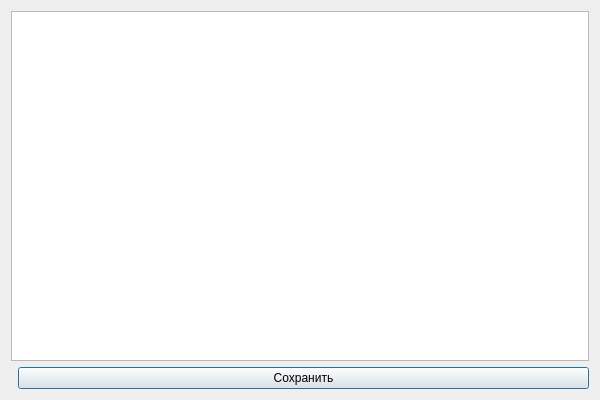
<?xml version="1.0" encoding="UTF-8"?>
<ui version="4.0">
	<class>StudentDialog</class>
	<widget class="QDialog" name="StudentDialog">
		<property name="geometry">
			<rect>
				<x>0</x>
				<y>0</y>
				<width>600</width>
				<height>400</height>
			</rect>
		</property>
		<property name="windowTitle">
			<string>Профиль студента</string>
		</property>
		<layout class="QVBoxLayout" name="verticalLayout">
			<item>
				<widget class="QTableWidget" name="tblSubjects">
					<property name="editTriggers">
						<set>QAbstractItemView::AllEditTriggers</set>
					</property>
					<property name="selectionBehavior">
						<enum>QAbstractItemView::SelectRows</enum>
					</property>
				</widget>
			</item>
			<item>
				<layout class="QHBoxLayout" name="horizontalLayout">
					<item>
						<spacer name="horizontalSpacer">
							<property name="orientation">
								<enum>Qt::Horizontal</enum>
							</property>
						</spacer>
					</item>
					<item>
						<widget class="QPushButton" name="btnSave">
							<property name="text">
								<string>Сохранить</string>
							</property>
						</widget>
					</item>
				</layout>
			</item>
		</layout>
	</widget>
	<resources/>
	<connections/>
</ui>
